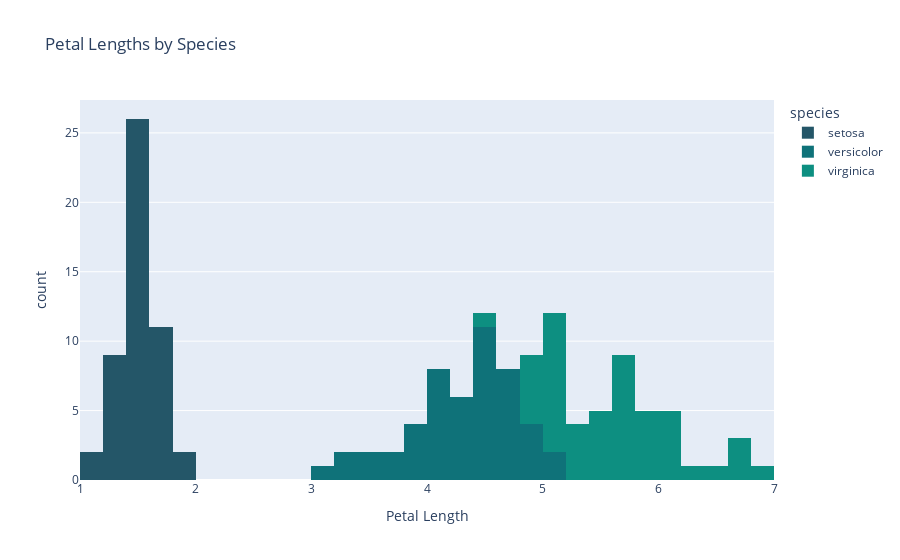

This figure's notebook cell:
### Markdown cell above
#### Task 2 
##### Create a histogram of petal_length colored by species. Add a title, choose a number of bins, and change the axes labels, and the color palette as you see fit.
#### Result:

### Code cell
fig = px.histogram(
    df, x="petal_length", 
    color="species", 
    hover_data=df.columns, 
    title='Petal Lengths by Species', 
    labels={'petal_length': 'Petal Length'}, 
    nbins=50, 
    color_discrete_sequence=px.colors.sequential.Aggrnyl)

fig.show()

### Figure 1 — Plotly figure (JSON) as saved in the notebook; plotly's stock layout.template omitted (floating-point values rounded to 4 significant figures)
{"data": [{"alignmentgroup": "True", "bingroup": "x", "hovertemplate": "species=setosa<br>Petal Length=%{x}<br>count=%{y}<extra></extra>", "legendgroup": "setosa", "marker": {"color": "rgb(36, 86, 104)", "pattern": {"shape": ""}}, "name": "setosa", "nbinsx": 50, "offsetgroup": "setosa", "orientation": "v", "showlegend": true, "type": "histogram", "x": [1.4, 1.4, 1.3, 1.5, 1.4, 1.7, 1.4, 1.5, 1.4, 1.5, 1.5, 1.6, 1.4, 1.1, 1.2, 1.5, 1.3, 1.4, 1.7, 1.5, 1.7, 1.5, 1, 1.7, 1.9, 1.6, 1.6, 1.5, 1.4, 1.6, 1.6, 1.5, 1.5, 1.4, 1.5, 1.2, 1.3, 1.5, 1.3, 1.5, 1.3, 1.3, 1.3, 1.6, 1.9, 1.4, 1.6, 1.4, 1.5, 1.4], "xaxis": "x", "yaxis": "y"}, {"alignmentgroup": "True", "bingroup": "x", "hovertemplate": "species=versicolor<br>Petal Length=%{x}<br>count=%{y}<extra></extra>", "legendgroup": "versicolor", "marker": {"color": "rgb(15, 114, 121)", "pattern": {"shape": ""}}, "name": "versicolor", "nbinsx": 50, "offsetgroup": "versicolor", "orientation": "v", "showlegend": true, "type": "histogram", "x": [4.7, 4.5, 4.9, 4, 4.6, 4.5, 4.7, 3.3, 4.6, 3.9, 3.5, 4.2, 4, 4.7, 3.6, 4.4, 4.5, 4.1, 4.5, 3.9, 4.8, 4, 4.9, 4.7, 4.3, 4.4, 4.8, 5, 4.5, 3.5, 3.8, 3.7, 3.9, 5.1, 4.5, 4.5, 4.7, 4.4, 4.1, 4, 4.4, 4.6, 4, 3.3, 4.2, 4.2, 4.2, 4.3, 3, 4.1], "xaxis": "x", "yaxis": "y"}, {"alignmentgroup": "True", "bingroup": "x", "hovertemplate": "species=virginica<br>Petal Length=%{x}<br>count=%{y}<extra></extra>", "legendgroup": "virginica", "marker": {"color": "rgb(13, 143, 129)", "pattern": {"shape": ""}}, "name": "virginica", "nbinsx": 50, "offsetgroup": "virginica", "orientation": "v", "showlegend": true, "type": "histogram", "x": [6, 5.1, 5.9, 5.6, 5.8, 6.6, 4.5, 6.3, 5.8, 6.1, 5.1, 5.3, 5.5, 5, 5.1, 5.3, 5.5, 6.7, 6.9, 5, 5.7, 4.9, 6.7, 4.9, 5.7, 6, 4.8, 4.9, 5.6, 5.8, 6.1, 6.4, 5.6, 5.1, 5.6, 6.1, 5.6, 5.5, 4.8, 5.4, 5.6, 5.1, 5.1, 5.9, 5.7, 5.2, 5, 5.2, 5.4, 5.1], "xaxis": "x", "yaxis": "y"}], "layout": {"autosize": true, "barmode": "relative", "legend": {"title": {"text": "species"}, "tracegroupgap": 0}, "title": {"text": "Petal Lengths by Species"}, "xaxis": {"anchor": "y", "autorange": true, "domain": [0, 1], "range": [1.0, 7], "title": {"text": "Petal Length"}, "type": "linear"}, "yaxis": {"anchor": "x", "autorange": true, "domain": [0, 1], "range": [0, 27.37], "title": {"text": "count"}}}}
